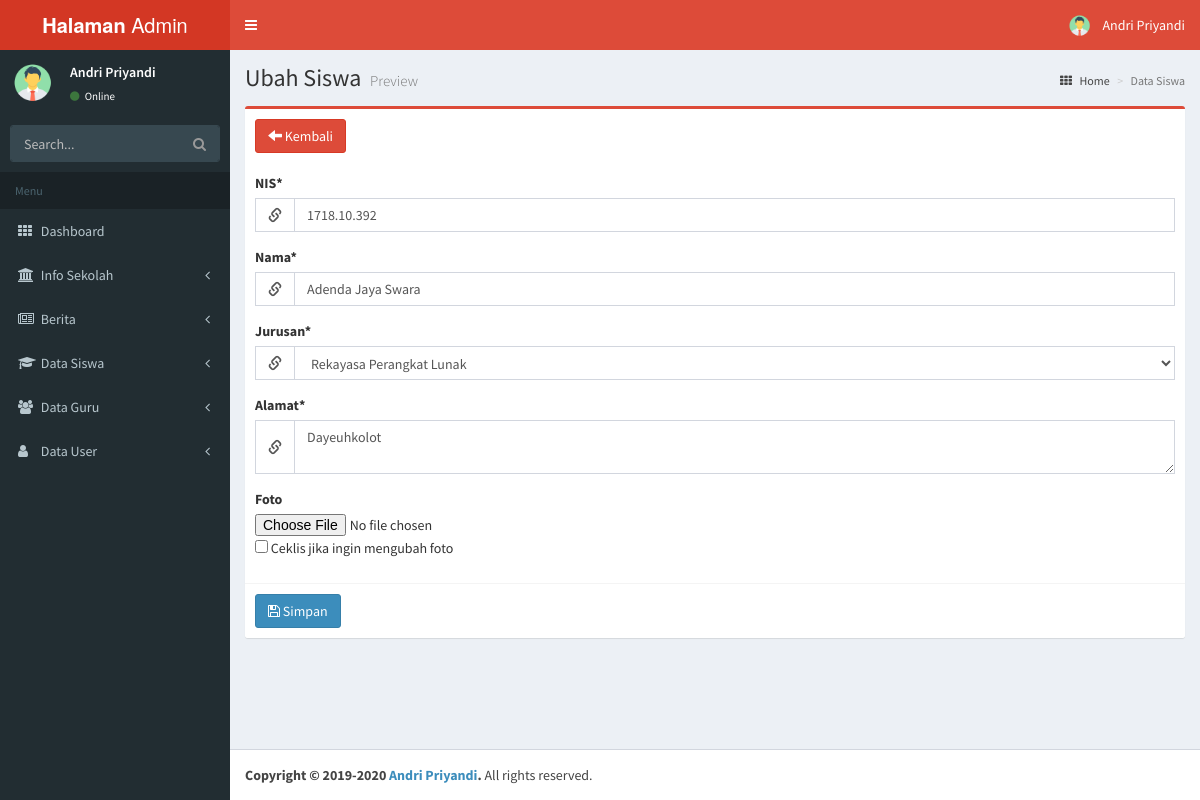
The page /dashboard/admin/fu_siswa.php?id=2 (signed in) on the database its author committed.
### tables this page shows
CREATE TABLE `user` (
  `id` int(11) NOT NULL,
  `nama` varchar(100) NOT NULL,
  `username` varchar(100) NOT NULL,
  `password` varchar(100) NOT NULL,
  `level` varchar(100) NOT NULL,
  `foto` varchar(255) NOT NULL
);

CREATE TABLE `siswa` (
  `id` int(11) NOT NULL,
  `nis` varchar(15) NOT NULL,
  `nama` varchar(255) NOT NULL,
  `jurusan` varchar(255) NOT NULL,
  `alamat` text NOT NULL,
  `foto` varchar(255) NOT NULL
);

### dashboard/admin/fu_siswa.php (the view, shortened to what this page needs)
<?php include "_partials/meta.php"; ?>
<?php include "_partials/head.php"; ?>
<?php include "_partials/sidebar.php";?>
<?php
    include "../conf/koneksi.php";
    $id = $_GET['id'];
    $query = "SELECT * FROM siswa WHERE id ='".$id."' ";
    $sql = mysqli_query($koneksi, $query);
    $data = mysqli_fetch_array($sql);
?>
    <div class="wrapper">
      <div class="content-wrapper">
        <section class="content-header">
          <h1>Ubah Siswa <small>Preview</small></h1>
          <ol class="breadcrumb">
            <li><a href="#"><i class="fa fa-th"></i> Home</a></li>
            <li class="active">Data Siswa</li>
          </ol>
        </section>
        <section class="content">
          <div class="row">
            <div class="col-md-12">
              <div class="box box-danger">
                <div class="box-header">
                  <h3 class="box-title"><a href="list_siswa.php" class="btn btn-danger"><i class="glyphicon glyphicon-arrow-left"></i> Kembali</a></h3>
                </div>
                <form role="form" action="proses/pu_siswa.php?id= <?php echo $data['id'] ?>" method="post" enctype="multipart/form-data">
                  <div class="box-body">
                    <div class="form-group">
                      <label>NIS*</label>
                      <div class="input-group">
                      <div class="input-group-addon">
                        <i class="glyphicon glyphicon-link"></i>
                      </div>
                      <input type="text" class="form-control" name="nis" value="<?php echo $data['nis']; ?>">
                    </div>
                    </div>
                    <div class="form-group">
                      <label>Nama*</label>
                      <div class="input-group">
                      <div class="input-group-addon">
                        <i class="glyphicon glyphicon-link"></i>
                      </div>
                      <input type="text" name="nama" class="form-control" value="<?php echo $data['nama']; ?>">
                    </div>
                    </div>
                    <div class="form-group">
                      <label>Jurusan*</label>
                      <div class="input-group">
                      <div class="input-group-addon">
                        <i class="glyphicon glyphicon-link"></i>
                      </div>
                      <select class="form-control" name="jurusan">
                        <option select="selected"><?php echo $data['jurusan']; ?></option>
                      </select>
                    </div>
                    </div>
                    <div class="form-group">
                      <label>Alamat*</label>
                      <div class="input-group">
                      <div class="input-group-addon">
                        <i class="glyphicon glyphicon-link"></i>
                      </div>
                      <textarea class="form-control" name="alamat"><?php echo $data['alamat']; ?></textarea>
                    </div>
                    </div>
                    <div class="form-group">
                      <label>Foto</label>
                      <input type="file" name="foto">
                      <input type="checkbox" name="ubah_foto" value="true"> Ceklis jika ingin mengubah foto<br>
                    </div>
                  </div>
                  <div class="box-footer">
                    <button type="submit" class="btn btn-primary" value="simpan"><i class="fa fa-save"></i> Simpan</button>
                  </div>
                </form>
              </div>
            </div>
        </section>
      </div>
      <?php include "_partials/footer.php"; ?>
    </div>
  </body>
</html>

### dashboard/admin/_partials/head.php (shortened to what this page needs)
<header class="main-header">
  <a href="#" class="logo">
    <span class="logo-lg"><b>Halaman</b> Admin</span>
  </a>
  <nav class="navbar navbar-static-top" role="navigation">
    <a href="#" class="sidebar-toggle" data-toggle="offcanvas" role="button">
    </a>
    <div class="navbar-custom-menu">
      <ul class="nav navbar-nav">
        <li class="dropdown user user-menu">
          <a href="#" class="dropdown-toggle" data-toggle="dropdown">
            <img src="proses/images/<?= $data['foto']; ?>" class="user-image" alt="User Image"/>
            <span class="hidden-xs"><?php echo $data['nama']; ?></span>
          </a>
        </li>
      </ul>
    </div>
  </nav>
</header>

### dashboard/admin/_partials/sidebar.php (shortened to what this page needs)
<aside class="main-sidebar">
  <section class="sidebar">
    <div class="user-panel">
      <div class="pull-left image">
        <img src="proses/images/<?= $data['foto']; ?>" class="img-circle" alt="User Image" />
      </div>
      <div class="pull-left info">
        <p><?php echo $data['nama']; ?></p>
        <a href="#"><i class="fa fa-circle text-success"></i> Online</a>
      </div>
    </div>
          <form action="#" method="get" class="sidebar-form">
            <div class="input-group">
              <input type="text" name="q" class="form-control" placeholder="Search..."/>
              <span class="input-group-btn">
                <button type='submit' name='search' id='search-btn' class="btn btn-flat"><i class="fa fa-search"></i></button>
              </span>
            </div>
          </form>
    <ul class="sidebar-menu">
      <li class="header">Menu</li>
      <li class=" <?php if($page == 'Home'){ echo 'active'; } ?>">
        <a href="index.php">
          <i class="fa fa-th"></i> <span>Dashboard</span>
        </a>
      </li>
      <li class="<?php if($page == 'EditHome' || $page == 'EditSP' || $page == 'EditPS' || $page == 'EditAbout' || $page == 'Kontak' ){ echo 'active'; } ?>">
        <a href="#">
          <i class="fa fa-university"></i>
          <span>Info Sekolah</span>
          <i class="fa fa-angle-left pull-right"></i>
        </a>
      </li>
      <li class="<?php if($page == 'Berita' || $page == 'TampilanBerita' ){ echo 'active'; } ?>">
        <a href="#">
          <i class="fa fa-newspaper-o"></i> <span>Berita</span>
          <i class="fa fa-angle-left pull-right"></i>
        </a>
      </li>
      <li class=" <?php if($page == 'TambahSiswa' || $page == 'ListSiswa' ){ echo 'active'; } ?>">
        <a href="#">
          <i class="fa fa-mortar-board"></i>
          <span>Data Siswa</span>
          <i class="fa fa-angle-left pull-right"></i>
        </a>
      </li>
      <li class="<?php if($page == 'TambahGuru' || $page == 'ListGuru' ){ echo 'active'; } ?>">
        <a href="#">
          <i class="fa fa-group"></i> <span>Data Guru</span>
          <i class="fa fa-angle-left pull-right"></i>
        </a>
      </li>
      <li class="<?php if($page == 'TambahUser' || $page == 'ListUser' ){ echo 'active'; } ?>">
        <a href="#">
          <i class="fa fa-user"></i> <span>Data User</span>
          <i class="fa fa-angle-left pull-right"></i>
        </a>
      </li>
  </section>
</aside>

### rows shown on the page
user: foto (picture), nama "Andri Priyandi"
siswa: nis "1718.10.392", nama "Adenda Jaya Swara", jurusan "Rekayasa Perangkat Lunak", alamat "Dayeuhkolot"
